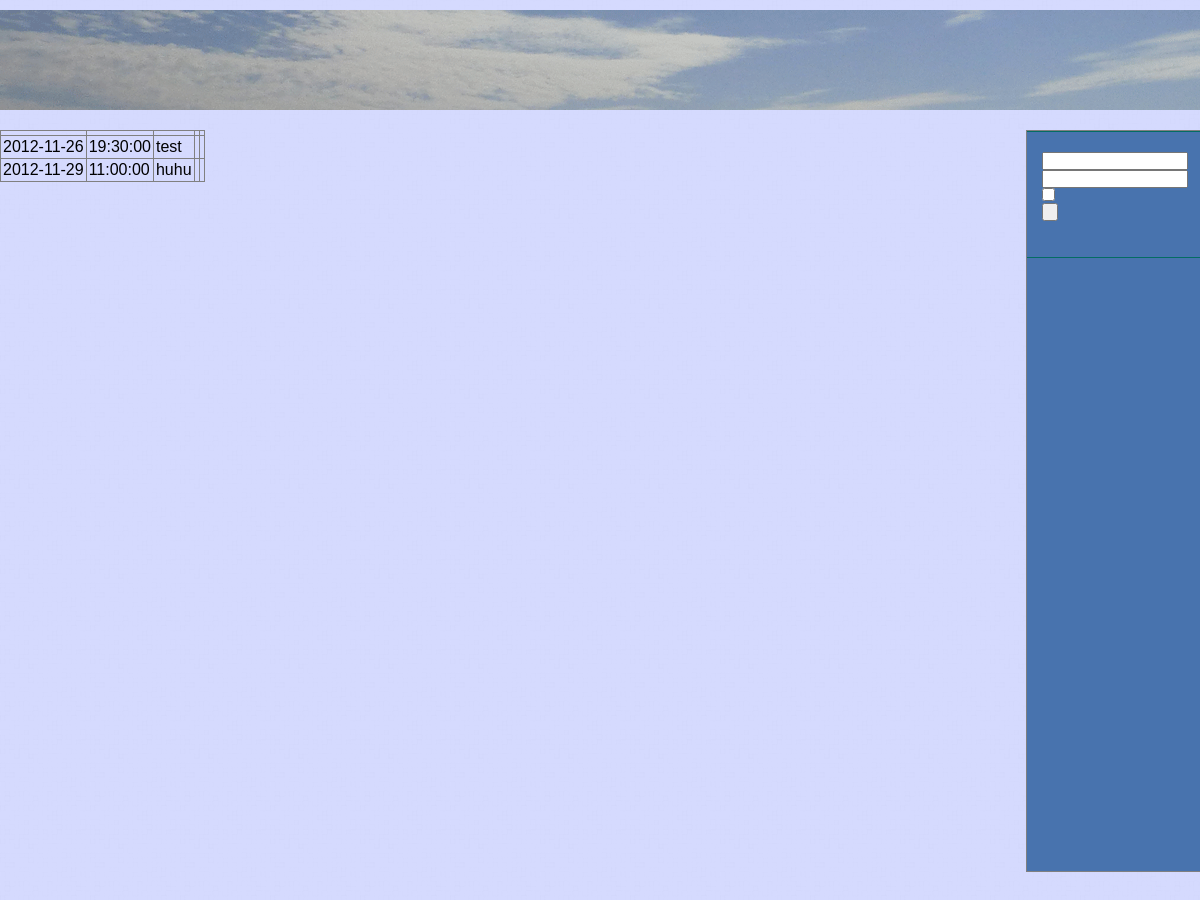
The app's page /event_config.php with its own data.
### tables this page shows
CREATE TABLE IF NOT EXISTS `events` (
  `id` int(11) NOT NULL AUTO_INCREMENT,
  `event_type_id` int(11) NOT NULL,
  `date` date NOT NULL,
  `title` varchar(255) NOT NULL,
  `details` text NOT NULL,
  `start` time NOT NULL,
  `end` time NOT NULL,
  `active` tinyint(1) NOT NULL DEFAULT '1',
  `participants` int(11) NOT NULL,
  `repeated` int(11) DEFAULT NULL,
  `title_english` text NOT NULL,
  `details_english` text NOT NULL,
  PRIMARY KEY (`id`)
);

### calendar/mysql_connectdb.php (called while the page is built, shortened)
<?php
$host = "localhost";
$username = "root";
$pass = "";
$db_name = "db372066379";
function get_repeat_events() {
	global $host;
	global $username;
	global $pass;
	global $db_name;
	$events = array();
	$conn = mysql_connect($host, $username, $pass);
	if ($conn) {
		if (mysql_select_db($db_name, $conn)) {
			if ($result = mysql_query("SELECT * FROM $db_name.`events` WHERE repeated > '0' ORDER BY date")) {
				while ($row = mysql_fetch_assoc($result)) {
					$events[] = $row;
				}
				return $events;
			} else die("Error beim auslesen der wiederholbaren Events.");
		} else die("Error : Couldn't find database.");
	} else die("Error : No database connection.");
}
?>

### event_config.php (the view, shortened to what this page needs)
<?php
include("calendar/mysql_connectdb.php");
include("header.php");
?>
<section id="calendar_wrapper">
	<table cellpadding="2" cellspacing="0" border="1">
	<tr><th><?php echo $month_list['day']; ?></th><th><?php echo $month_list['time']; ?></th><th><?php echo $calendar['name']; ?></th><th><?php echo $user_config['edit']; ?></th><th><?php echo $user_config['delete']; ?></th></tr>
	<?php
		$events=get_repeat_events();
		usort($events,'sort_events');
		foreach ($events as $event) {
			echo "<tr>";
			echo "<td>".$event['date']."</td>";
			echo "<td>".$event['start']."</td>";
			echo "<td>".utf8_encode($event['title'])."</td>";
			echo "<td><a href='calendar/event_formular.php?id=".$event['id']."'>".$user_config['edit']."</a></td>";
			echo "<td><a href='calendar/delete_event.php?id=".$event['id']."'>".$user_config['delete']."</a></td>";
			echo "</tr>";
		}
	?>
</table>
</section>
<?php include("footer.php"); ?>

### css/styles.css (style rules this page uses)
body { margin: 0; padding: 0; font-family: calibri, sans-serif; background: #BFC6FF url("../images/light_wool.png") scroll 0 0 repeat; }
* { margin: 0; }
html, body { height: 100%; }
section#calendar_wrapper { overflow: hidden; width: 1000px; float: left; padding: 0 25px 0 0; }

### records on screen
events: date "2012-11-26", start "19:30:00", title "test"
events: date "2012-11-29", start "11:00:00", title "huhu"
